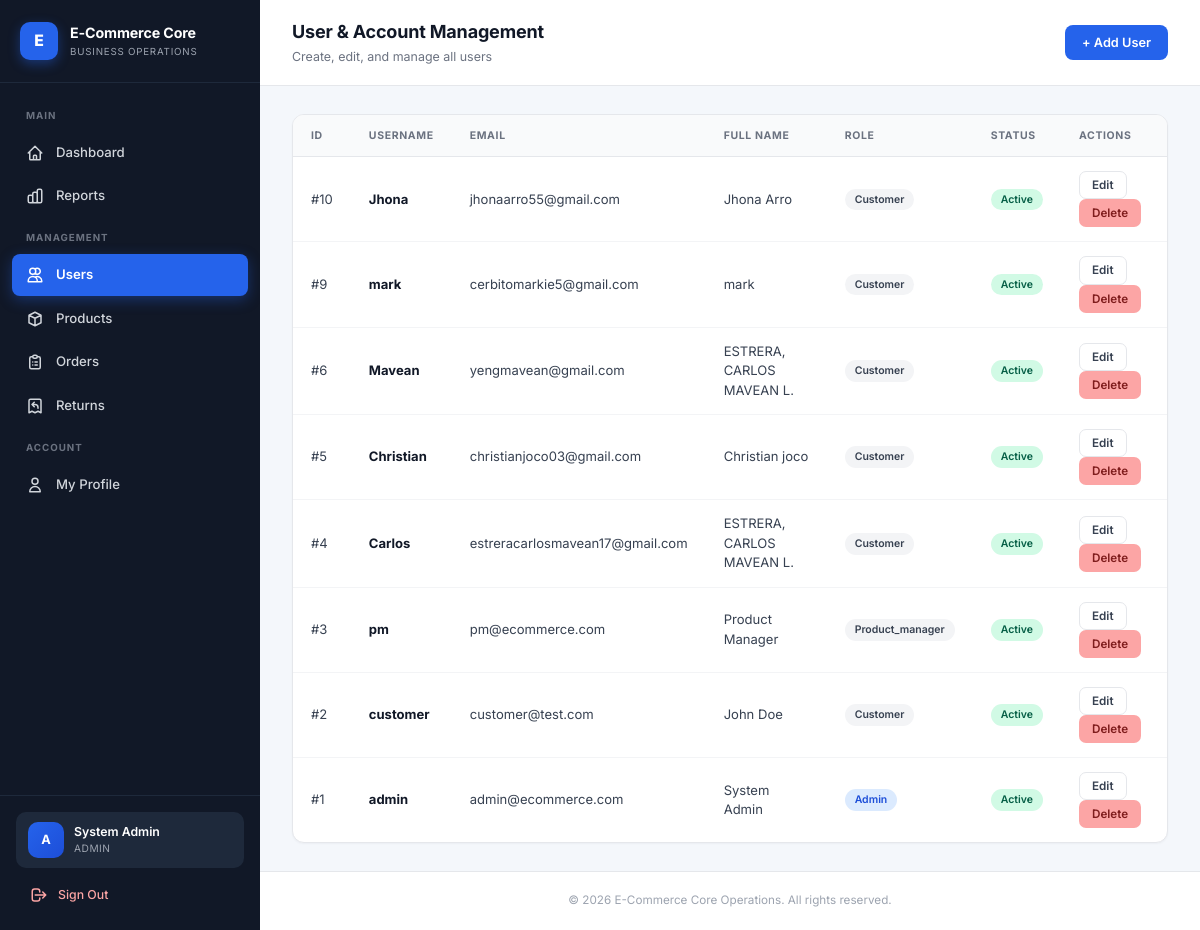
The page /modules/users.php (signed in) on the database as committed earlier.
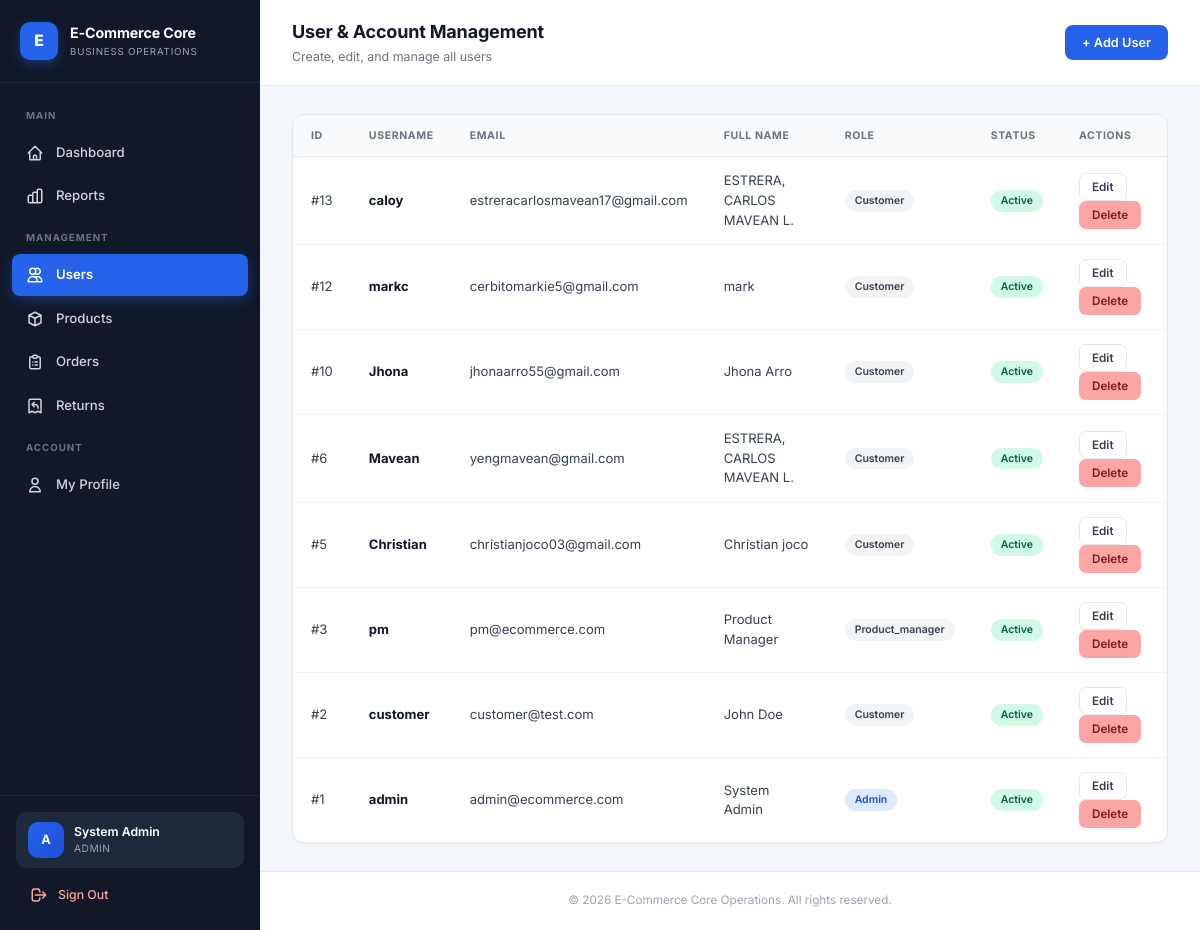
The same page on the database as committed later.
### tables this page shows
CREATE TABLE `users` (
  `id` int(11) NOT NULL,
  `username` varchar(50) NOT NULL,
  `email` varchar(100) NOT NULL,
  `phone` varchar(20) DEFAULT NULL,
  `address` text DEFAULT NULL,
  `city` varchar(80) DEFAULT NULL,
  `province` varchar(80) DEFAULT NULL,
  `postal_code` varchar(10) DEFAULT NULL,
  `password` varchar(255) NOT NULL,
  `full_name` varchar(100) DEFAULT NULL,
  `role` enum('admin','product_manager','customer') DEFAULT 'customer',
  `status` enum('active','inactive') DEFAULT 'active',
  `email_verified` tinyint(1) DEFAULT 0,
  `profile_completed` tinyint(1) DEFAULT 0,
  `created_at` timestamp NOT NULL DEFAULT current_timestamp()
);

### includes/auth.php (called while the page is built, shortened)
<?php
if (!function_exists('baseUrl')) {
    function baseUrl($path = '') {
        $dir = str_replace('\\', '/', dirname($_SERVER['SCRIPT_NAME']));
        $dir = rtrim($dir, '/');
        $dir = preg_replace('#/(modules|api|ai|auth|admin)$#', '', $dir);
        if ($dir === '' || $dir === '.') $dir = '';
        $dir = rtrim($dir, '/') . '/';
        return $dir . ltrim($path, '/');
    }
}
if (!function_exists('isAdmin')) {
    function isAdmin() { return isset($_SESSION['role']) && $_SESSION['role'] === 'admin'; }
}
if (!function_exists('isActive')) {
    function isActive($page) {
        return basename($_SERVER['PHP_SELF']) === $page ? 'active-menu' : '';
    }
}
if (!function_exists('e')) {
    function e($s) {
        return htmlspecialchars($s ?? '', ENT_QUOTES, 'UTF-8');
    }
}

### modules/users.php (the view, shortened to what this page needs)
<?php
require_once __DIR__ . '/../includes/auth.php';
require_once __DIR__ . '/../config/db.php';
$users = $pdo->query("SELECT * FROM users ORDER BY id DESC")->fetchAll();
require_once __DIR__ . '/../includes/header.php';
?>
<div class="app-layout">
    <?php require __DIR__ . '/../includes/sidebar.php'; ?>
    <div class="main-wrapper">
        <header class="topbar">
            <div class="topbar-left">
                <div>
                    <h2>User & Account Management</h2>
                    <p>Create, edit, and manage all users</p>
                </div>
            </div>
            <button onclick="openCreate()" class="btn btn-primary">+ Add User</button>
        </header>
        <div class="page-body">
            <div class="card">
                <div class="table-wrapper">
                    <table>
                        <thead>
                            <tr>
                                <th>ID</th><th>Username</th><th>Email</th><th>Full Name</th>
                                <th>Role</th><th>Status</th><th>Actions</th>
                            </tr>
                        </thead>
                        <tbody>
                            <?php foreach ($users as $u): ?>
                            <tr>
                                <td>#<?= $u['id'] ?></td>
                                <td><strong style="color:#111827;"><?= e($u['username']) ?></strong></td>
                                <td><?= e($u['email']) ?></td>
                                <td><?= e($u['full_name']) ?></td>
                                <td><span class="badge <?= $u['role']==='admin' ? 'badge-blue' : 'badge-gray' ?>"><?= e(ucfirst($u['role'])) ?></span></td>
                                <td><span class="badge <?= $u['status']==='active' ? 'badge-green' : 'badge-red' ?>"><?= e(ucfirst($u['status'])) ?></span></td>
                                <td>
                                    <button onclick='editUser(<?= json_encode($u, JSON_HEX_APOS | JSON_HEX_QUOT) ?>)' class="btn btn-secondary btn-sm">Edit</button>
                                    <form method="POST" style="display:inline;" onsubmit="return confirm('Delete this user?')">
                                        <button type="submit" class="btn btn-danger btn-sm">Delete</button>
                                    </form>
                                </td>
                            </tr>
                            <?php endforeach; ?>
                        </tbody>
                    </table>
                </div>
            </div>
        </div>
        <?php require __DIR__ . '/../includes/footer.php'; ?>

### includes/header.php (shortened to what this page needs)
<!DOCTYPE html>
<html lang="en">
<head>
    <link rel="stylesheet" href="<?= baseUrl('assets/css/style.css') ?>">
</head>
<body>

### includes/sidebar.php (shortened to what this page needs)
<?php
$u = $_SESSION['username'] ?? 'Guest';
$initial = strtoupper(substr($u, 0, 1));
$role = $_SESSION['role'] ?? 'guest';
?>
<aside class="sidebar" id="sidebar">
    <div class="sidebar-brand">
        <div class="sidebar-logo">E</div>
        <div class="sidebar-brand-text">
            <h1>E-Commerce Core</h1>
            <p>Business Operations</p>
        </div>
    </div>
    <nav class="sidebar-nav">
        <?php if (isAdmin()): ?>
            <div class="sidebar-section-label">Main</div>
            <a href="<?= baseUrl('index.php') ?>" class="sidebar-link <?= isActive('index.php') ?>">
                <svg fill="none" stroke="currentColor" viewBox="0 0 24 24"><path stroke-linecap="round" stroke-linejoin="round" stroke-width="2" d="M3 12l2-2m0 0l7-7 7 7M5 10v10a1 1 0 001 1h3m10-11l2 2m-2-2v10a1 1 0 01-1 1h-3m-6 0a1 1 0 001-1v-4a1 1 0 011-1h2a1 1 0 011 1v4a1 1 0 001 1m-6 0h6"/></svg>
                <span>Dashboard</span>
            </a>
            <a href="<?= baseUrl('modules/reports.php') ?>" class="sidebar-link <?= isActive('reports.php') ?>">
                <span>Reports</span>
            </a>
            <div class="sidebar-section-label">Management</div>
            <a href="<?= baseUrl('modules/users.php') ?>" class="sidebar-link <?= isActive('users.php') ?>">
                <svg fill="none" stroke="currentColor" viewBox="0 0 24 24"><path stroke-linecap="round" stroke-linejoin="round" stroke-width="2" d="M12 4.354a4 4 0 110 5.292M15 21H3v-1a6 6 0 0112 0v1zm0 0h6v-1a6 6 0 00-9-5.197M13 7a4 4 0 11-8 0 4 4 0 018 0z"/></svg>
                <span>Users</span>
            </a>
            <a href="<?= baseUrl('modules/products.php') ?>" class="sidebar-link <?= isActive('products.php') ?>">
                <svg fill="none" stroke="currentColor" viewBox="0 0 24 24"><path stroke-linecap="round" stroke-linejoin="round" stroke-width="2" d="M20 7l-8-4-8 4m16 0l-8 4m8-4v10l-8 4m0-10L4 7m8 4v10M4 7v10l8 4"/></svg>
                <span>Products</span>
            </a>
            <a href="<?= baseUrl('modules/orders.php') ?>" class="sidebar-link <?= isActive('orders.php') ?>">
                <svg fill="none" stroke="currentColor" viewBox="0 0 24 24"><path stroke-linecap="round" stroke-linejoin="round" stroke-width="2" d="M9 5H7a2 2 0 00-2 2v12a2 2 0 002 2h10a2 2 0 002-2V7a2 2 0 00-2-2h-2M9 5a2 2 0 002 2h2a2 2 0 002-2M9 5a2 2 0 012-2h2a2 2 0 012 2m-3 7h3m-3 4h3m-6-4h.01M9 16h.01"/></svg>
                <span>Orders</span>
            </a>
            <a href="<?= baseUrl('modules/returns.php') ?>" class="sidebar-link <?= isActive('returns.php') ?>">
                <svg fill="none" stroke="currentColor" viewBox="0 0 24 24"><path stroke-linecap="round" stroke-linejoin="round" stroke-width="2" d="M16 15v-1a4 4 0 00-4-4H8m0 0l3 3m-3-3l3-3m9 14V5a2 2 0 00-2-2H6a2 2 0 00-2 2v16l4-2 4 2 4-2 4 2z"/></svg>
                <span>Returns</span>
            </a>
            <div class="sidebar-section-label">Account</div>
            <a href="<?= baseUrl('profile.php') ?>" class="sidebar-link <?= isActive('profile.php') ?>">
                <svg fill="none" stroke="currentColor" viewBox="0 0 24 24"><path stroke-linecap="round" stroke-linejoin="round" stroke-width="2" d="M16 7a4 4 0 11-8 0 4 4 0 018 0zM12 14a7 7 0 00-7 7h14a7 7 0 00-7-7z"/></svg>
                <span>My Profile</span>
            </a>
        <?php endif; ?>
    </nav>
    <div class="sidebar-footer">
        <div class="sidebar-user">
            <div class="sidebar-user-avatar"><?= $initial ?></div>
            <div class="sidebar-user-info">
                <div class="sidebar-user-name"><?= e($_SESSION['full_name'] ?? $u) ?></div>
                <div class="sidebar-user-role"><?= e($role === 'product_manager' ? 'PRODUCT MANAGER' : strtoupper($role)) ?></div>
            </div>
        </div>
        <a href="<?= baseUrl('logout.php') ?>" class="sidebar-signout">
            <svg fill="none" stroke="currentColor" viewBox="0 0 24 24"><path stroke-linecap="round" stroke-linejoin="round" stroke-width="2" d="M17 16l4-4m0 0l-4-4m4 4H7m6 4v1a3 3 0 01-3 3H6a3 3 0 01-3-3V7a3 3 0 013-3h4a3 3 0 013 3v1"/></svg>
            <span>Sign Out</span>
        </a>
    </div>
</aside>

### includes/footer.php (shortened to what this page needs)
        <footer class="app-footer">
            &copy; <?= date('Y') ?> E-Commerce Core Operations. All rights reserved.
        </footer>
    </div>
</div>
</body>
</html>

Rows that differ between the two databases and show on the page:
removed users: id "9", username "mark", email "cerbitomarkie5@gmail.com", full_name "mark", role "Customer", status "Active"
removed users: id "4", username "Carlos", email "estreracarlosmavean17@gmail.com", full_name "ESTRERA, CARLOS MAVEAN L.", role "Customer", status "Active"
added users: id "13", username "caloy", email "estreracarlosmavean17@gmail.com", full_name "ESTRERA, CARLOS MAVEAN L.", role "Customer", status "Active"
added users: id "12", username "markc", email "cerbitomarkie5@gmail.com", full_name "mark", role "Customer", status "Active"
